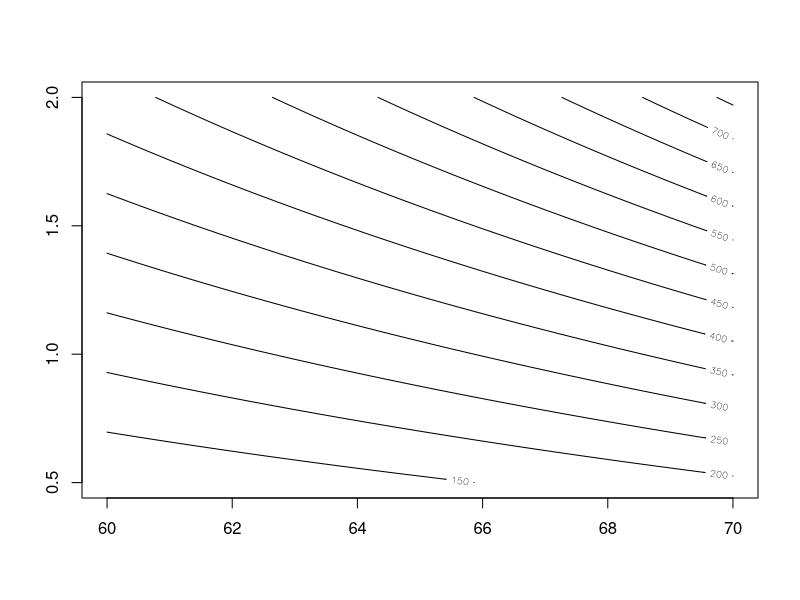

Reproduce this figure in R.
#Kontraktparametre
t_0 = 25.0
n = 100.0
R = 65.0
pi = 80.0
r = 0.03

#Tekniske parametre
timePoints = 1001
delta = (n-t_0)/(timePoints-1.0)
age = seq(from = t_0, by = delta, to = n)


a <- rep(0,timePoints)
for (i in ((timePoints-1):1)) {
  a[i] <- a[i+1] + (1.0 - a[i+1] * r) * delta
}

W <- rep(0,timePoints)
for (i in (2:timePoints)) {
  W[i] <- W[i-1] + (pi + W[i-1] * r) * delta
}

b <- W/a

alpha <- seq(from = 0.5, to = 2, length.out = timePoints)

z <- matrix(nrow = timePoints,ncol = timePoints)
for (i in 1:timePoints) {
  for (j in 1:timePoints) {
    z[i,j] <- b[i]*alpha[j]
  }
}

z <- z[-1:-470,]
z <- z[-130:-531,]

contour(z, x = seq(60, 70, length.out = nrow(z)), y = seq(0.5, 2, length.out = ncol(z)))
